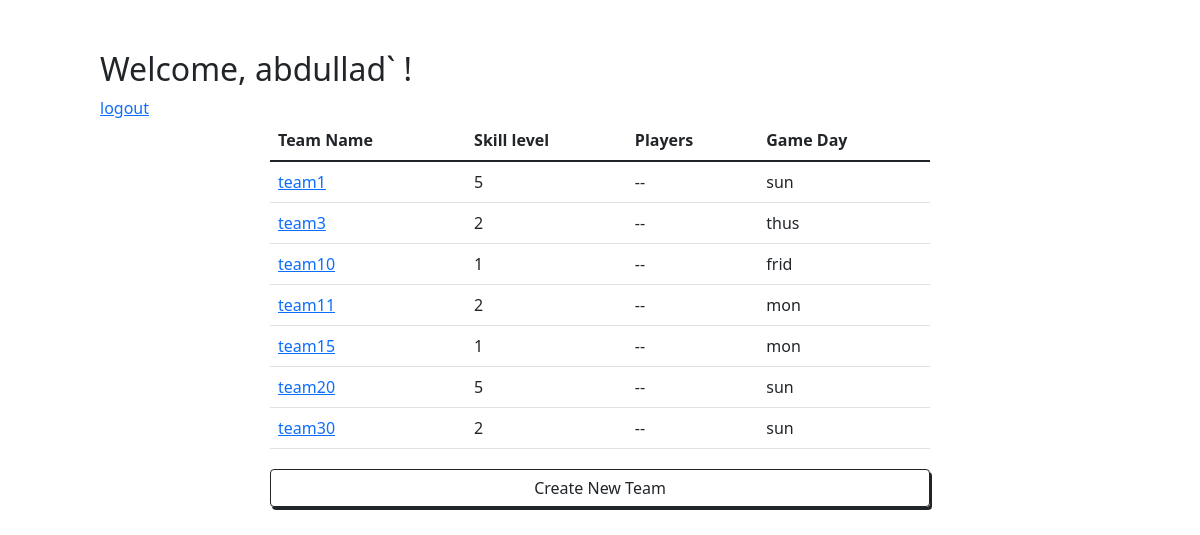
The app's page /display (signed in) with its own data.
### redapp/models.py (models this page shows)
class Team(models.Model):
    team_name = models.CharField(max_length=255)
    skill_level = models.IntegerField(1)
    game_day = models.CharField(max_length=255)
    user = models.ForeignKey(User, related_name="users", on_delete = models.CASCADE)
    created_at = models.DateTimeField(auto_now_add=True)
    updated_at = models.DateTimeField(auto_now=True)
    objects = UserManager()

### redapp/views.py (the view)
# urls.py: path('display', views.display),
def display(request):
    context = {
        'username' : request.session['username'],
        'teams': Team.objects.all(),
    }
    return render(request, 'display.html', context)

### redapp/templates/display.html (shortened to what this page needs)
<!DOCTYPE html>
<html lang="en">
<head>
    <link href="https://cdn.jsdelivr.net/npm/bootstrap@5.1.1/dist/css/bootstrap.min.css" rel="stylesheet"
 />
</head>
<body>
    <h2 style="margin-left: 50px;">Welcome, {{username}} !</h2>
    <a style="margin-left: 50px;" href="/logout">logout</a>
    <table class="table">
        <thead class="thead-dark">
        <tr>
            <th>Team Name</th>
            <th>Skill level</th>
            <th>Players</th>
            <th>Game Day</th>
        </tr>
    </thead>
    <tbody>
        {% for team in teams%}
        <tr>
            <td><a href="/details/{{team.id}}">{{team.team_name}}</a></td>
            <td>{{team.skill_level}}</td>
            <td>--</td>
            <td>{{team.game_day}}</td>
        </tr>
        {% endfor%}
    </tbody>
    </table>
    <div>
        <a class="btn btn-outline-dark" style="margin-left: 220px; width: 60%; margin-top: 20px; box-shadow: 2px 3px;;"  href="/create">Create New Team</a>
    </div>
</body>
</html>

### redapp/templates/display.html (style rules this page uses)
.table { width: 60%; margin: auto; }
body { padding: 50px; }

### records on screen
Team: team_name "team1", skill_level "5", game_day "sun"
Team: team_name "team3", skill_level "2", game_day "thus"
Team: team_name "team10", skill_level "1", game_day "frid"
Team: team_name "team11", skill_level "2", game_day "mon"
Team: team_name "team15", skill_level "1", game_day "mon"
Team: team_name "team20", skill_level "5", game_day "sun"
Team: team_name "team30", skill_level "2", game_day "sun"

### other values on screen
{{ username }} "abdullad`"
